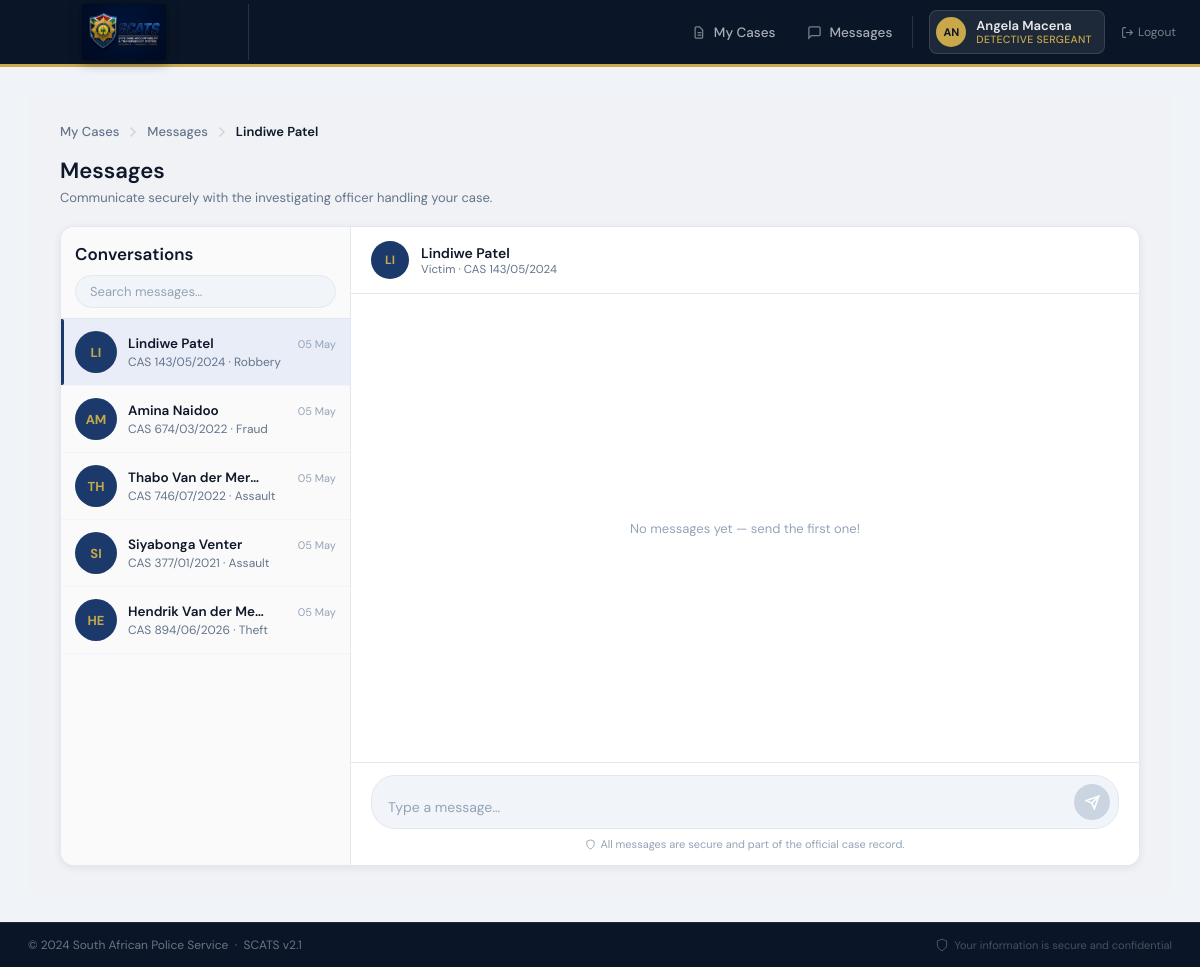
/messages/2/ (signed in), run on the app's committed database.
### Detective/models.py (models this page shows, shortened)
class Detective(models.Model):
    user = models.OneToOneField(User, on_delete=models.CASCADE)
    personnel_number = models.CharField(max_length=50, unique=True)
    rank = models.CharField(max_length=50, default="Detective")

class Case(models.Model):
    cas_number = models.CharField(max_length=50)
    crime_category = models.CharField(max_length=100)
    status = models.CharField(max_length=50)
    victim_name = models.CharField(max_length=255, null=True, blank=True)
    assigned_to = models.ForeignKey(
        User,
        on_delete=models.CASCADE,
        related_name="assigned_cases",
    )
    created_by = models.ForeignKey(
        User,
        on_delete=models.SET_NULL,
        null=True,
        blank=True,
        related_name="created_cases",
    )
    created_at = models.DateTimeField(auto_now_add=True)
    updated_at = models.DateTimeField(auto_now=True)
    closure_reason = models.CharField(max_length=255, null=True, blank=True)
    closure_summary = models.TextField(null=True, blank=True)

### Detective/views.py (the view, shortened to what this page needs)
# urls.py: path('messages/', views.messages_view, name='messages'),
@login_required
def messages_view(request, pk=None):
    cases = Case.objects.filter(assigned_to=request.user)
    selected_case = None
    messages = None
    if pk:
        selected_case = get_object_or_404(Case, pk=pk)
        messages = selected_case.messages.all().order_by("created_at")
    return render(request, "cases/messages.html", {
        "cases": cases,
        "selected_case": selected_case,
        "messages": messages,
    })

### templates/cases/messages.html (shortened to what this page needs)
{% extends "base.html" %}
{% block content %}
<div class="messages-wrapper">
  <nav style="display:flex;align-items:center;gap:8px;font-size:13px;margin-bottom:16px;flex-wrap:wrap;">
    <a href="{% url 'my_cases' %}" style="color:#64748b;text-decoration:none;font-weight:500;">My Cases</a>
    <svg width="12" height="12" fill="none" viewBox="0 0 12 12" stroke="currentColor" stroke-width="1.5" stroke-linecap="round" stroke-linejoin="round" style="color:#cbd5e1;flex-shrink:0;"><path d="M4 2l4 4-4 4"/></svg>
    {% if selected_case %}
      <a href="{% url 'messages' %}" style="color:#64748b;text-decoration:none;font-weight:500;">Messages</a>
      <svg width="12" height="12" fill="none" viewBox="0 0 12 12" stroke="currentColor" stroke-width="1.5" stroke-linecap="round" stroke-linejoin="round" style="color:#cbd5e1;flex-shrink:0;"><path d="M4 2l4 4-4 4"/></svg>
      <span style="color:#0f172a;font-weight:600;">
        {% if selected_case.assigned_officer %}
          {{ selected_case.assigned_officer.get_full_name }}
        {% elif selected_case.victim_name %}
          {{ selected_case.victim_name }}
        {% else %}
          {{ selected_case.cas_number }}
        {% endif %}
      </span>
    {% else %}
      <span style="color:#0f172a;font-weight:600;">Messages</span>
    {% endif %}
  </nav>
  <h1 class="page-title">Messages</h1>
  <p class="page-subtitle">Communicate securely with the investigating officer handling your case.</p>
  <div class="messages-layout">
    <div class="inbox-sidebar">
      <div class="inbox-top">
        <h2>Conversations</h2>
        <div class="search-row">
          <input type="text" id="searchInput" placeholder="Search messages…" />
        </div>
      </div>
      <div class="inbox-list" id="inboxList">
        {% for case in cases %}
          <a href="{% url 'messages_case' case.id %}" class="convo-item {% if selected_case and selected_case.id == case.id %}active{% endif %}">
            <div class="convo-avatar">
              {% if case.assigned_officer %}
                {{ case.assigned_officer.get_full_name|slice:":2"|upper }}
              {% elif case.victim_name %}
                {{ case.victim_name|slice:":2"|upper }}
              {% else %}
                ??
              {% endif %}
            </div>
            <div class="convo-info">
              <div class="convo-name-row">
                <span class="convo-name">
                  {% if case.assigned_officer %}
                    {{ case.assigned_officer.get_full_name }}
                  {% elif case.victim_name %}
                    {{ case.victim_name }}
                  {% else %}
                    Unknown Victim
                  {% endif %}
                </span>
                <span class="convo-time">{{ case.updated_at|date:"d M" }}</span>
              </div>
              <div class="convo-preview">{{ case.cas_number }} &middot; {{ case.crime_category }}</div>
            </div>
          </a>
        {% empty %}
          <div style="padding:24px;text-align:center;color:#94a3b8;font-size:13px;">No conversations yet</div>
        {% endfor %}
      </div>
    </div>
    <div class="chat-panel">
      {% if selected_case %}
        <div class="chat-header">
          <div class="chat-avatar">
            {% if selected_case.assigned_officer %}
              {{ selected_case.assigned_officer.get_full_name|slice:":2"|upper }}
            {% elif selected_case.victim_name %}
              {{ selected_case.victim_name|slice:":2"|upper }}
            {% else %}
              ??
            {% endif %}
          </div>
          <div class="chat-name-block">
            <div class="name">
              {% if selected_case.assigned_officer %}
                {{ selected_case.assigned_officer.get_full_name }}
              {% elif selected_case.victim_name %}
                {{ selected_case.victim_name }}
              {% else %}
                Unknown Victim
              {% endif %}
            </div>
            <div class="role">
              {% if selected_case.assigned_officer %}
                Investigating Officer
              {% else %}
                Victim
              {% endif %}
              &middot; {{ selected_case.cas_number }}
            </div>
          </div>
        </div>
        <div class="chat-body" id="chatBody">
          {% if messages %}
            {% for message in messages %}
              {% if message.sender == request.user %}
                <div class="msg-group sent">
                  <div class="msg-row sent"><div class="bubble">{{ message.content }}</div></div>
                  <div class="msg-time">{{ message.created_at|date:"d M, H:i" }} <span class="tick">✓✓</span></div>
                </div>
              {% else %}
                <div class="msg-group received">
                  <div class="msg-row received">
                    <div class="msg-avatar-sm">{{ message.sender.get_full_name|slice:":2"|upper }}</div>
                    <div class="bubble">{{ message.content }}</div>
                  </div>
                  <div class="msg-time">{{ message.created_at|date:"d M, H:i" }}</div>
                </div>
              {% endif %}
            {% endfor %}
          {% else %}
            <div style="text-align:center;color:#94a3b8;font-size:13px;margin:auto;">No messages yet — send the first one!</div>
          {% endif %}
        </div>
        <div class="chat-footer">
          <form id="msgForm" method="POST" action="">
            <div class="input-wrapper">
              <textarea id="messageInput" name="content" rows="1" placeholder="Type a message…"></textarea>
              <button type="submit" class="send-btn" id="sendBtn" disabled>
                <svg width="15" height="15" fill="none" viewBox="0 0 24 24" stroke="currentColor" stroke-width="2.5">
                  <line x1="22" y1="2" x2="11" y2="13"/>
                  <polygon points="22 2 15 22 11 13 2 9 22 2"/>
                </svg>
              </button>
            </div>
          </form>
          <div class="secure-notice">
            <svg width="11" height="11" fill="none" viewBox="0 0 24 24" stroke="currentColor" stroke-width="2"><path d="M12 22s8-4 8-10V5l-8-3-8 3v7c0 6 8 10 8 10z"/></svg>
            All messages are secure and part of the official case record.
          </div>
        </div>
      {% endif %}
    </div>
  </div>
</div>
{% endblock %}

### templates/base.html (shortened to what this page needs)
{% load static %}
<!doctype html>
<html lang="en">
  <head>
  </head>
  <body>
    <header class="site-header">
      <div class="header-inner">
        <a href="#" class="logo-block">
          <img
            src="{% static 'images/scats_logo.jpeg' %}"
            alt="SCATS Logo"
            class="logo-img"
          />
        </a>
        <nav class="primary-nav">
          <a
            href="{% url 'my_cases' %}"
            class="nav-item{% if request.resolver_match.url_name == 'my_cases' %} active{% endif %}"
          >
            <svg width="15" height="15" fill="none" stroke="currentColor" stroke-width="2" viewBox="0 0 24 24">
              <path d="M9 12h6M9 16h6M17 21H7a2 2 0 01-2-2V5a2 2 0 012-2h5l5 5v11a2 2 0 01-2 2z"/>
            </svg>
            My Cases
          </a>
          <a
            href="{% url 'messages' %}"
            class="nav-item{% if request.resolver_match.url_name == 'messages' %} active{% endif %}"
          >
            <svg width="15" height="15" fill="none" stroke="currentColor" stroke-width="2" viewBox="0 0 24 24">
              <path d="M21 15a2 2 0 01-2 2H7l-4 4V5a2 2 0 012-2h14a2 2 0 012 2z"/>
            </svg>
            Messages
          </a>
        </nav>
        <div class="header-right">
          <div class="user-pill">
            <div class="user-avatar">
              {{ request.user.get_full_name|slice:":2"|upper|default:"U" }}
            </div>
            <div class="user-info">
              <span class="user-name">{{ request.user.get_full_name|default:"User" }}</span>
              {% if request.user.detective %}
                <span class="user-rank">{{ request.user.detective.rank }}</span>
              {% endif %}
            </div>
          </div>
          <form method="post" action="{% url 'logout' %}" style="display:inline; margin:0">
            <button
              type="submit"
              class="logout-link"
              style="background:none; border:none; cursor:pointer; font-family:'DM Sans',sans-serif; padding:0"
            >
              <svg width="13" height="13" fill="none" stroke="currentColor" stroke-width="2" viewBox="0 0 24 24">
                <path d="M9 21H5a2 2 0 01-2-2V5a2 2 0 012-2h4M16 17l5-5-5-5M21 12H9"/>
              </svg>
              Logout
            </button>
          </form>
        </div>
      </div>
    </header>
    <main class="page-wrapper">
      <div class="content-area">{% block content %}{% endblock %}</div>
    </main>
    <footer class="site-footer">
      <span class="footer-left">
        &copy; 2024 South African Police Service &nbsp;·&nbsp; SCATS v2.1
      </span>
      <div class="footer-right">
        <svg class="footer-shield" fill="none" stroke="currentColor" stroke-width="1.5" viewBox="0 0 24 24">
          <path d="M12 22s8-4 8-10V5l-8-3-8 3v7c0 6 8 10 8 10z"/>
        </svg>
        Your information is secure and confidential
      </div>
    </footer>
  </body>
</html>

### templates/base.html (style rules this page uses)
*, *::before, *::after { box-sizing: border-box; margin: 0; padding: 0; }
:root { --navy: #0a1628; --navy-mid: #0f2040; --navy-light: #1a3560; --gold: #c9a84c; --gold-light: #e8c76a; --sky: #2563b8; --sky-light: #3b7dd8; --bg: #f0f3f8; --surface: #ffffff; --border: #dde3ef; --text-main: #0a1628; --text-muted: #6b7a99; --text-light: #9aa3bb; --green: #166534; --green-bg: #dcfce7; --red: #991b1b; --red-bg: #fee2e2; --amber: #92400e; --amber-bg: #fef3c7; --blue: #1d4ed8; --blue-bg: #dbeafe; --radius: 8px; --radius-lg: 12px; --shadow-sm: 0 1px 3px rgba(10, 22, 40, 0.08), 0 1px 2px rgba(10, 22, 40, 0.06); --shadow: 0 4px 12px rgba(10, 22, 40, 0.1), 0 2px 6px rgba(10, 22, 40, 0.06); }
body { font-family: "DM Sans", sans-serif; background-color: var(--bg); color: var(--text-main); min-height: 100vh; display: flex; flex-direction: column; }
.site-header { background: var(--navy); border-bottom: 3px solid var(--gold); position: sticky; top: 0; z-index: 100; }
.header-inner { display: flex; align-items: center; gap: 0; height: 64px; padding: 0 24px; }
.logo-block { display: flex; align-items: center; padding-right: 24px; border-right: 1px solid rgba(255, 255, 255, 0.12); text-decoration: none; flex-shrink: 0; }
.logo-img { width: 200px; height: 56px; object-fit: contain; flex-shrink: 0; filter: drop-shadow(0 2px 6px rgba(0,0,0,0.5)); }
.primary-nav { display: flex; align-items: stretch; gap: 0; height: 100%; }
.nav-item { display: flex; align-items: center; gap: 7px; padding: 0 16px; color: rgba(255, 255, 255, 0.65); text-decoration: none; font-size: 13.5px; font-weight: 500; border-bottom: 3px solid transparent; margin-bottom: -3px; transition: color 0.15s, border-color 0.15s, background 0.15s; white-space: nowrap; }
.nav-item svg { flex-shrink: 0; opacity: 0.7; transition: opacity 0.15s; }
.header-right { display: flex; align-items: center; gap: 16px; padding-left: 12px; margin-left: auto; flex-shrink: 0; }
.user-pill { display: flex; align-items: center; gap: 10px; background: rgba(255, 255, 255, 0.08); border: 1px solid rgba(255, 255, 255, 0.12); border-radius: 8px; padding: 6px 12px 6px 6px; cursor: pointer; transition: background 0.15s; text-decoration: none; }
.user-avatar { width: 30px; height: 30px; border-radius: 50%; background: var(--gold); color: var(--navy); font-size: 11px; font-weight: 700; display: flex; align-items: center; justify-content: center; flex-shrink: 0; }
.user-info { display: flex; flex-direction: column; line-height: 1.2; }
.user-name { font-size: 13px; font-weight: 600; color: rgba(255, 255, 255, 0.9); }
.user-rank { font-size: 10.5px; font-weight: 500; color: var(--gold); letter-spacing: 0.3px; text-transform: uppercase; }
.logout-link { font-size: 12px; color: rgba(255, 255, 255, 0.45); text-decoration: none; display: flex; align-items: center; gap: 4px; transition: color 0.15s; }
.page-wrapper { flex: 1; display: flex; flex-direction: column; }
.content-area { flex: 1; padding: 28px 28px; max-width: 1400px; width: 100%; margin: 0 auto; }
.site-footer { background: var(--navy); border-top: 1px solid rgba(255, 255, 255, 0.08); padding: 14px 28px; display: flex; align-items: center; justify-content: space-between; }
.footer-left { font-size: 12px; color: rgba(255, 255, 255, 0.4); }
.footer-right { display: flex; align-items: center; gap: 6px; font-size: 11px; color: rgba(255, 255, 255, 0.25); }
.footer-shield { width: 14px; height: 14px; color: rgba(255, 255, 255, 0.3); }

### data on the page
Case: victim_name "Lindiwe Patel", victim_name "LI", updated_at "05 May", cas_number "CAS 143/05/2024", crime_category "Robbery"
Case: victim_name "AM", victim_name "Amina Naidoo", updated_at "05 May", cas_number "CAS 674/03/2022", crime_category "Fraud"
Case: victim_name "TH", victim_name "Thabo Van der Merwe", updated_at "05 May", cas_number "CAS 746/07/2022", crime_category "Assault"
Case: victim_name "SI", victim_name "Siyabonga Venter", updated_at "05 May", cas_number "CAS 377/01/2021", crime_category "Assault"
Case: victim_name "HE", victim_name "Hendrik Van der Me…", updated_at "05 May", cas_number "CAS 894/06/2026", crime_category "Theft"

### other printed values
{{ request.user.get_full_name|slice:":2"|upper|default:"U" }} "AN"
{{ request.user.get_full_name|default:"User" }} "Angela Macena"
{{ request.user.detective.rank }} "DETECTIVE SERGEANT"
